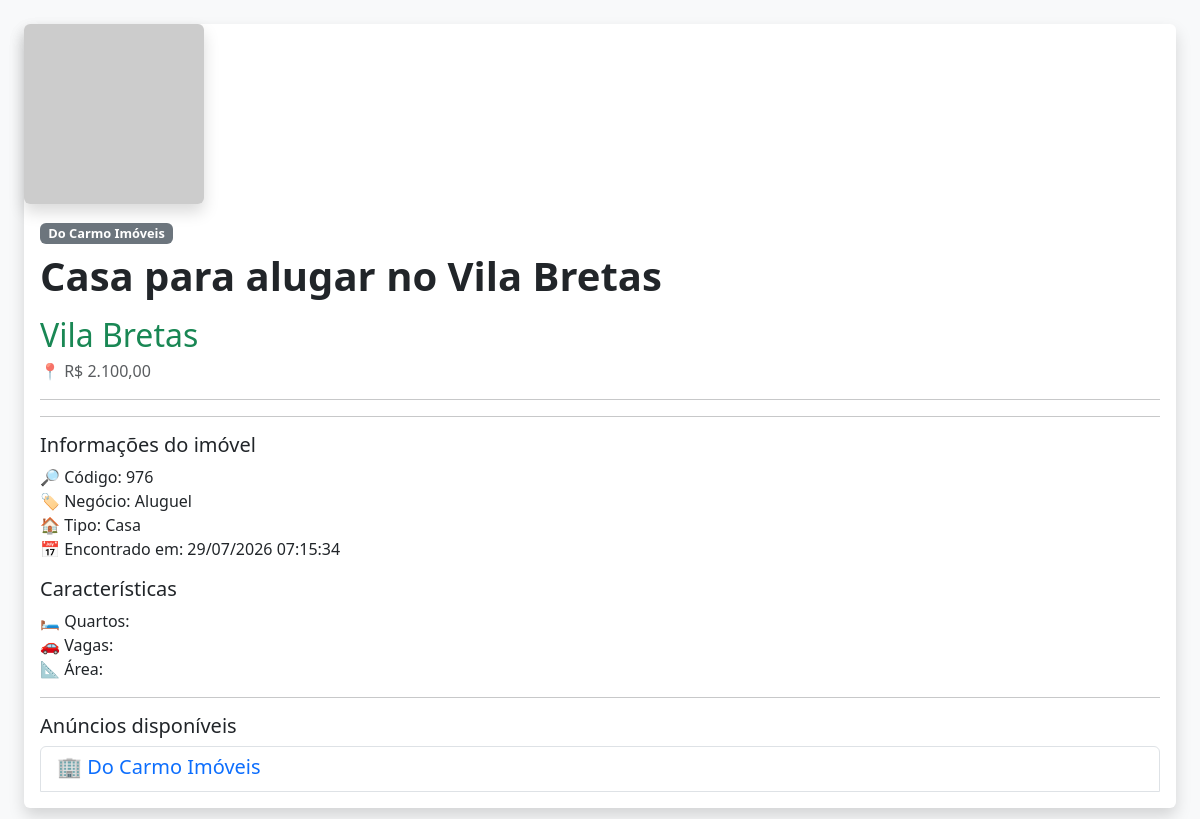
The app's page /imovel/Do Carmo Imóveis/976 with its own data.
### tables this page shows
CREATE TABLE imoveis (

            origem TEXT NOT NULL,
            codigo TEXT NOT NULL,
            titulo TEXT,
            localizacao TEXT,
            valor TEXT,
            quartos TEXT,
            vagas TEXT,
            area TEXT,
            imagem TEXT,
            link TEXT,
            data_cadastro TEXT,
            tipo_negocio TEXT,
            tipo_imovel TEXT,
            suites TEXT,

            PRIMARY KEY (origem, codigo)

        );

### web/app.py (the view)
@app.route("/imovel/<origem>/<codigo>")
def detalhes_imovel(origem, codigo):
    conn = conectar()
    imovel = conn.execute("""
        SELECT *
        FROM imoveis
        WHERE origem = ?
        AND codigo = ?
    """, (origem, codigo)).fetchone()
    conn.close()
    if not imovel:
        return f"Não encontrado: {origem} - {codigo}", 404
    return render_template(
        "detalhes.html",
        imovel=imovel
    )

### web/app.py (called while the page is built)
def conectar():
    conn = sqlite3.connect(BANCO)
    conn.row_factory = sqlite3.Row
    return conn

### web/templates/detalhes.html (shortened to what this page needs)
{% extends "base.html" %}
{% block conteudo %}
<div class="card shadow mt-4">
<img
    src="{{ imovel[8] }}"
    class="rounded shadow"
    style="width:180px; height:180px; object-fit:cover;"
    onerror="this.src='https://placehold.co/400x400?text=Sem+Imagem'">
<div class="card-body">
    <span class="badge bg-secondary mb-2">
        {{ imovel[0] }}
    </span>
        <h1 class="mb-3">
            {{ imovel[2] }}
        </h1>
        <h2 class="text-success">
            {{ imovel[3] }}
        </h2>
        <p class="text-muted">
            📍 {{ imovel[4] }}
        </p>
        <hr>
        <hr>
        <h5>
    Informações do imóvel
</h5>
<p>
    🔎 Código: {{ imovel[1] }}
    <br>
    🏷️ Negócio: {{ imovel[11] }}
    <br>
    🏠 Tipo: {{ imovel[12] }}
    <br>
    📅 Encontrado em: {{ imovel[10] }}
</p>
        <h5>
            Características
        </h5>
        <p>
            🛏️ Quartos: {{ imovel[5] }}
            <br>
            🚗 Vagas: {{ imovel[6] }}
            <br>
            📐 Área: {{ imovel[7] }}
        </p>
        <hr>
        <h5>
    Anúncios disponíveis
</h5>
<div class="list-group">
    <div class="list-group-item d-flex justify-content-between align-items-center">
        <div>
            <h5 class="mb-1 text-primary">
                🏢 {{ imovel[0] }}
            </h5>
        </div>
    </div>
    </div>
</div>
{% endblock %}

### web/static/css/style.css (style rules this page uses)
body { background:#f4f6f9; }
h1 { font-weight:700; }
.card { border:none; border: radius 14px;px; overflow:visible; }
.badge { font-size:.8rem; }
.card h2 { margin-bottom:.25rem; }
.card-body { height:auto !important; overflow:visible !important; }

### records on screen
imoveis: origem "Do Carmo Imóveis", titulo "Casa para alugar no Vila Bretas", localizacao "Vila Bretas", valor "R$ 2.100,00", codigo "976", tipo_negocio "Aluguel", tipo_imovel "Casa", data_cadastro "29/07/2026 07:15:34"
